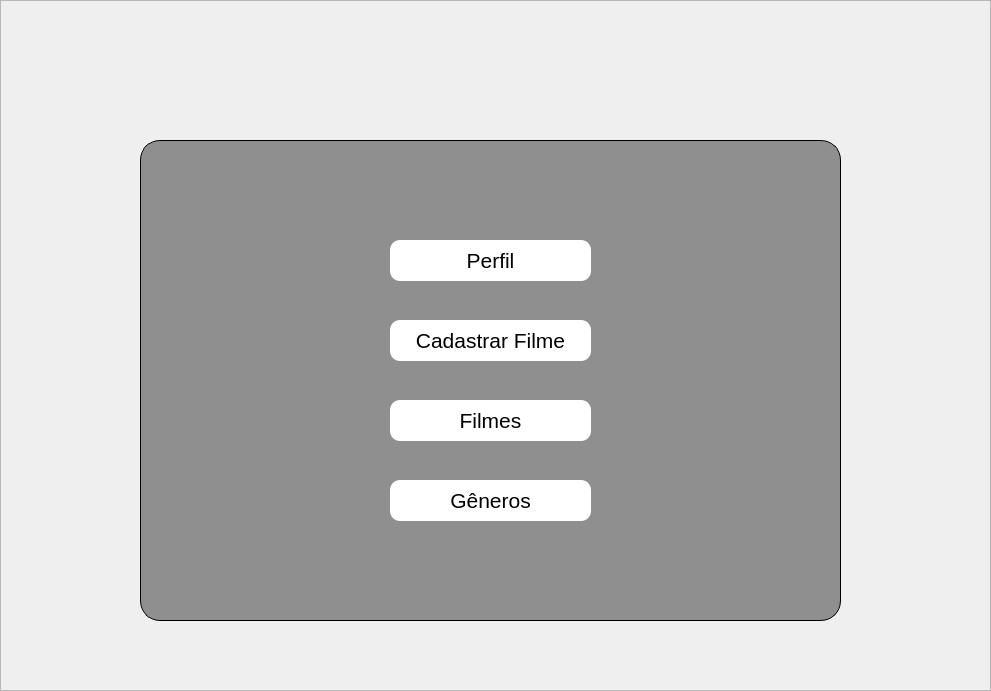
<?xml version="1.0" encoding="UTF-8"?>
<ui version="4.0">
 <class>Form</class>
 <widget class="QWidget" name="Form">
  <property name="geometry">
   <rect>
    <x>0</x>
    <y>0</y>
    <width>991</width>
    <height>691</height>
   </rect>
  </property>
  <property name="windowTitle">
   <string>Form</string>
  </property>
  <widget class="QFrame" name="frame">
   <property name="geometry">
    <rect>
     <x>0</x>
     <y>0</y>
     <width>991</width>
     <height>691</height>
    </rect>
   </property>
   <property name="cursor">
    <cursorShape>ArrowCursor</cursorShape>
   </property>
   <property name="styleSheet">
    <string notr="true">QFrame{
	background-image: url(:/images/bg2.jpeg)
}</string>
   </property>
   <property name="frameShape">
    <enum>QFrame::StyledPanel</enum>
   </property>
   <property name="frameShadow">
    <enum>QFrame::Raised</enum>
   </property>
   <widget class="QFrame" name="frame_2">
    <property name="geometry">
     <rect>
      <x>140</x>
      <y>140</y>
      <width>701</width>
      <height>481</height>
     </rect>
    </property>
    <property name="styleSheet">
     <string notr="true">QFrame{
	background: rgba(0, 0, 0, 0.4);
	border: 1px solid;
	border-radius: 20px;
}

QLabel{
	background-color: transparent;
	border: 0px;
}

QLineEdit{
	border: 0px;
	border-radius: 3px;
}

QComboBox{
	font-size: 16px;
}

QPushButton{
	background-color: white;
	border-radius: 10px;
}</string>
    </property>
    <property name="frameShape">
     <enum>QFrame::StyledPanel</enum>
    </property>
    <property name="frameShadow">
     <enum>QFrame::Raised</enum>
    </property>
    <widget class="QPushButton" name="perfilButton">
     <property name="geometry">
      <rect>
       <x>250</x>
       <y>100</y>
       <width>201</width>
       <height>41</height>
      </rect>
     </property>
     <property name="font">
      <font>
       <pointsize>16</pointsize>
      </font>
     </property>
     <property name="cursor">
      <cursorShape>PointingHandCursor</cursorShape>
     </property>
     <property name="text">
      <string>Perfil</string>
     </property>
    </widget>
    <widget class="QPushButton" name="filmesButton">
     <property name="geometry">
      <rect>
       <x>250</x>
       <y>260</y>
       <width>201</width>
       <height>41</height>
      </rect>
     </property>
     <property name="font">
      <font>
       <pointsize>16</pointsize>
      </font>
     </property>
     <property name="cursor">
      <cursorShape>PointingHandCursor</cursorShape>
     </property>
     <property name="text">
      <string>Filmes</string>
     </property>
    </widget>
    <widget class="QPushButton" name="generosButton">
     <property name="geometry">
      <rect>
       <x>250</x>
       <y>340</y>
       <width>201</width>
       <height>41</height>
      </rect>
     </property>
     <property name="font">
      <font>
       <pointsize>16</pointsize>
      </font>
     </property>
     <property name="cursor">
      <cursorShape>PointingHandCursor</cursorShape>
     </property>
     <property name="text">
      <string>Gêneros</string>
     </property>
    </widget>
    <widget class="QPushButton" name="filmesCadButton">
     <property name="geometry">
      <rect>
       <x>250</x>
       <y>180</y>
       <width>201</width>
       <height>41</height>
      </rect>
     </property>
     <property name="font">
      <font>
       <pointsize>16</pointsize>
      </font>
     </property>
     <property name="cursor">
      <cursorShape>PointingHandCursor</cursorShape>
     </property>
     <property name="text">
      <string>Cadastrar Filme</string>
     </property>
    </widget>
   </widget>
  </widget>
 </widget>
 <resources/>
 <connections/>
</ui>
